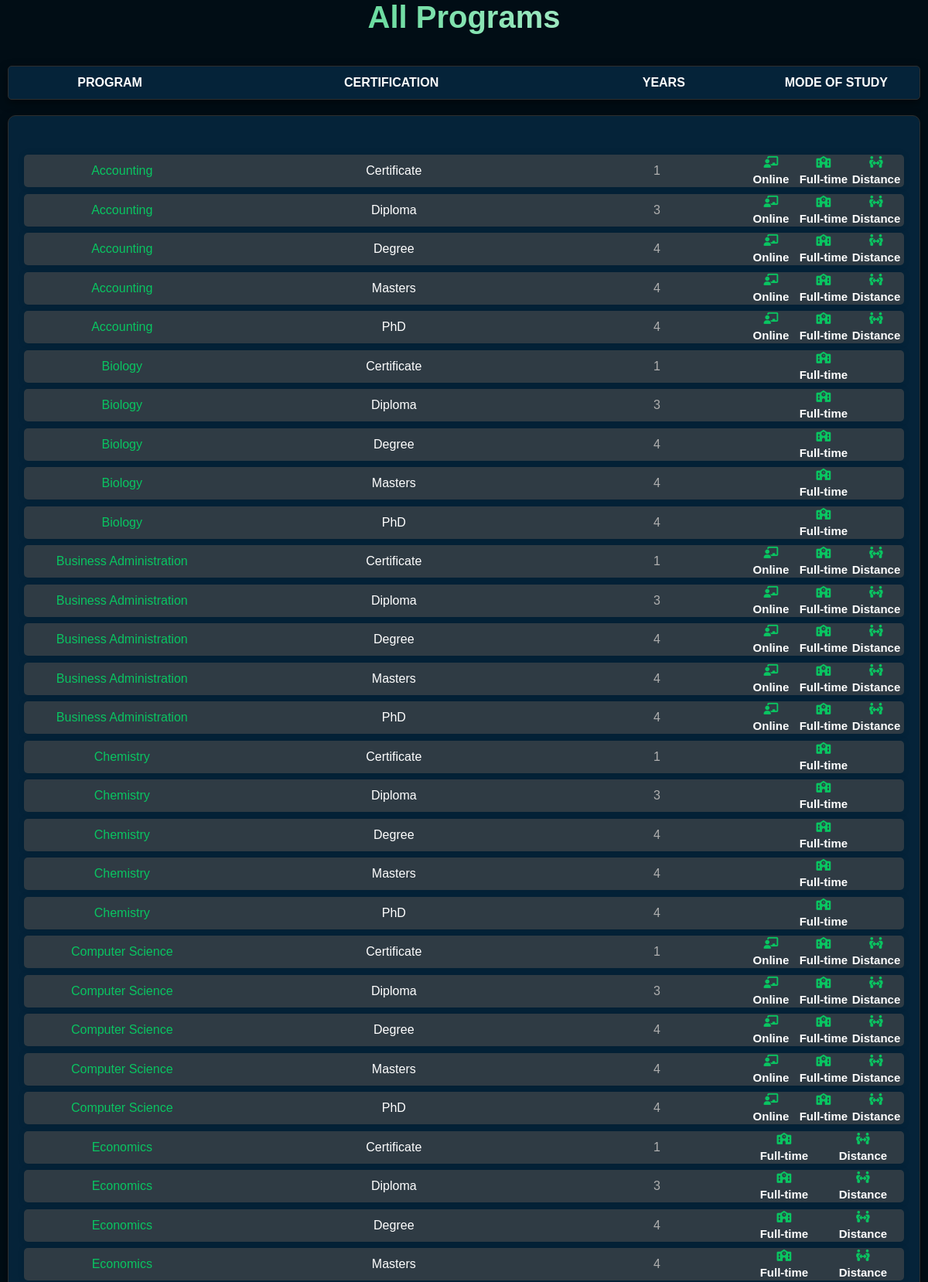
/allprograms.php (upper part), run on the app's committed database.
### tables this page shows
CREATE TABLE `allprograms` (
  `allprograms_id` int(11) NOT NULL AUTO_INCREMENT,
  `program_id` int(11) DEFAULT NULL,
  `certification_id` int(11) DEFAULT NULL,
  `years_of_study_id` int(11) DEFAULT NULL,
  `mood_id` int(11) DEFAULT NULL,
  PRIMARY KEY (`allprograms_id`),
  KEY `certification_id` (`certification_id`),
  KEY `program_id` (`program_id`),
  KEY `years_of_study_id` (`years_of_study_id`),
  KEY `mood_id` (`mood_id`),
  CONSTRAINT `allprograms_ibfk_1` FOREIGN KEY (`certification_id`) REFERENCES `certifications` (`certification_id`),
  CONSTRAINT `allprograms_ibfk_2` FOREIGN KEY (`program_id`) REFERENCES `programs` (`program_id`),
  CONSTRAINT `allprograms_ibfk_3` FOREIGN KEY (`years_of_study_id`) REFERENCES `years_of_study` (`years_of_study_id`),
  CONSTRAINT `allprograms_ibfk_4` FOREIGN KEY (`mood_id`) REFERENCES `mood_of_study` (`mood_id`)
);

CREATE TABLE `programs` (
  `program_id` int(11) NOT NULL AUTO_INCREMENT,
  `program_name` varchar(255) DEFAULT NULL,
  `department_id` int(11) DEFAULT NULL,
  PRIMARY KEY (`program_id`),
  KEY `department_id` (`department_id`),
  CONSTRAINT `programs_ibfk_1` FOREIGN KEY (`department_id`) REFERENCES `departments` (`department_id`)
);

CREATE TABLE `years_of_study` (
  `years_of_study_id` int(11) NOT NULL AUTO_INCREMENT,
  `year_number` int(11) NOT NULL CHECK (`year_number` in (1,2,3,4,5,6,7,8,9,10)),
  PRIMARY KEY (`years_of_study_id`)
);

### allprograms.php (the view, shortened to what this page needs)
<?php
$servername = "localhost";
$username = "root";
$password = "";
$dbname = "woods";
$conn = new mysqli($servername, $username, $password, $dbname);
$allprograms = "SELECT
  programs.program_name,
  GROUP_CONCAT(DISTINCT certifications.certification_name ORDER BY certifications.certification_name) AS certifications,
  years_of_study.year_number,
  mood_of_study.mood_name,
  allprograms.allprograms_id
FROM
  allprograms
JOIN
  programs ON allprograms.program_id = programs.program_id
JOIN
  certifications ON allprograms.certification_id = certifications.certification_id
JOIN
  years_of_study ON allprograms.years_of_study_id = years_of_study.years_of_study_id
JOIN
  mood_of_study ON allprograms.mood_id = mood_of_study.mood_id
GROUP BY
  programs.program_name,
  years_of_study.year_number,
  mood_of_study.mood_name,
  allprograms.allprograms_id
ORDER BY
  programs.program_name;
 ";
$result = $conn->query($allprograms);
?>
<!DOCTYPE html>
<html lang="en">
<head>
   <link rel="stylesheet" href="Resources/programsview.css?v=<?php echo time(); ?>">
   <link rel="stylesheet" href="Resources/fontawesome/css/solid.css">
   <link rel="stylesheet" href="Resources/fontawesome/webfonts/fa-solid-900.woff2">
   <link rel="stylesheet" href="Resources/fontawesome/css/all.css">
   <link rel="stylesheet" href="Resources/fontawesome/css/brands.css">
   <link rel="stylesheet" href="Resources/fontawesome/css/fontawesome.css">
   <link href="Resources/fontawesome/css/solid.css" rel="stylesheet" />
</head>
<body>
    <main>
        <div class="head">
            <h1>All Programs</h1>
        </div>
        <section class="container">
            <ul class="program-list program">
                <li class="titles">
                    <div class="p_name1">Program</div>
                    <div class="certification">Certification</div>
                    <div class="p_duration1">Years</div>
                    <div class="study_mood1">Mode of Study</div>
                </li>
            </ul>
<section class="edditing_part">
<div class="edditing_section">
            <ul class="program-list program">
                <?php
                if ($result->num_rows > 0) {
                    while($row = $result->fetch_assoc()) {
                        echo "<li>";
                        echo "<div class='program-name'>" . $row["program_name"] . "</div>";
                        echo "<div class='certification'>" . $row["certifications"] . "</div>";
                        echo "<div class='p_duration'>" . $row["year_number"] . "</div>";
                        echo "<div class='study_mood'>";
                        if ($row["mood_name"] == "Online") {
                            echo "<div class='online'>";
                            echo "<i class='fas fa-chalkboard-teacher'></i> ";
                            echo "Online ";
                            echo "</div>";
                        } elseif ($row["mood_name"] == "Full-time") {
                            echo "<div class='fulltime'>";
                            echo "<i class='fas fa-school'></i> ";
                            echo "Full-time ";
                            echo "</div>";
                        } elseif ($row["mood_name"] == "Distance") {
                            echo "<div class='distance'>";
                            echo "<i class='fa-solid fa-people-arrows'></i> ";
                            echo "Distance ";
                            echo "</div>";
                        } elseif ($row["mood_name"] == "All") {
                            echo "<div class='online'>";
                            echo "<i class='fas fa-chalkboard-teacher'></i> ";
                            echo "Online ";
                            echo "</div>";
                            echo "<div class='fulltime'>";
                            echo "<i class='fas fa-school'></i> ";
                            echo "Full-time ";
                            echo "</div>";
                            echo "<div class='distance'>";
                            echo "<i class='fa-solid fa-people-arrows'></i> ";
                            echo "Distance ";
                            echo "</div>";
                        } elseif ($row["mood_name"] == "Full-time and Distance") {
                            echo "<div class='fulltime'>";
                            echo "<i class='fas fa-school'></i> ";
                            echo "Full-time ";
                            echo "</div>";
                            echo "<div class='distance'>";
                            echo "<i class='fa-solid fa-people-arrows'></i> ";
                            echo "Distance ";
                            echo "</div>";
                        } else  {
                            echo "<div class='distance'>";
                            echo "<i class='fas fa-question'></i> ";
                            echo "</div>";
                        }
                        echo "</div>";
                        echo "</li>";
                    }
                } else {
                    echo "<li>No results found</li>";
                }
                ?>
            </ul>
            </div>
            </section>
        </section>
    </main>
</body>
</html>

### Resources/programsview.css (style rules this page uses)
* { margin: 0; padding: 0; box-sizing: border-box; }
body { background: #010d15; font-family: Arial, sans-serif; }
.head { text-align: center; align-content: center; }
.head h1 { font-size: 40px; font-weight: 800; color: #09c561; }
.head h1 { background: linear-gradient(90deg, #09c561, #ffffff, #09c561, #ffffff); background-size: 300%; -webkit-background-clip: text; -webkit-text-fill-color: transparent; animation: colorFlow 2s linear infinite; }
.edditing_part { width: 100%; margin: 20px auto; display: flex; flex-direction: column; gap: 20px; }
.edditing_section { background-color: #052339; border: 1px solid #2e2e2e; border-radius: 10px; padding: 20px; box-shadow: 0 4px 12px rgba(0, 0, 0, 0.5); }
.container { max-width: 1200px; margin: 0 auto; padding: 10px; }
.program-list { list-style-type: none; padding: 0; }
.program { margin-top: 30px; color: #ffffff; }
.program-list li { background-color: #4d4d4d96; color: #b0b0b0; margin: 8.5px 0; padding: 2px; border-radius: 5px; box-shadow: 0 0 10px rgba(0, 0, 0, 0.1); display: flex; flex-direction: row; overflow-wrap: inherit; }
.program-list li i { font-size: 15px; color: #09c561; }
.program-list .titles { color: #ffffff; font-weight: 800; text-transform: uppercase; background-color: #052339; border: 1px solid #2e2e2e; box-shadow: 0 4px 12px rgba(0, 0, 0, 0.5); }
.p_name1 { flex: 1 1 21%; padding: 10px; text-align: center; align-content: center; }
.p_duration1 { width: 20%; text-align: center; align-content: center; }
.program li .study_mood1 { width: 18%; text-align: center; align-content: center; }
.program-name { flex: 1 1 20%; padding: 10px; text-align: center; align-content: center; color: #09c561; }
.program li .certification { width: 40%; text-align: center; align-content: center; color: #ffffff; }
.p_duration { width: 20%; text-align: center; align-content: center; color: #b0b0b0; }
.program li .study_mood { width: 18%; display: flex; flex-direction: row; text-align: center; align-content: center; }
.online, .fulltime, .distance { width: 100%; height: 100%; margin: auto; display: flex; flex-direction: column; font-size: 15px; font-weight: 600; justify-content: space-between; align-content: center; text-align: center; color: #ffffff; }

### data on the page
allprograms: program.program_name "Accounting", certifications "Certificate", years_of_study.year_number "1", shows "Online"
allprograms: program.program_name "Accounting", certifications "Diploma", years_of_study.year_number "3", shows "Online"
allprograms: program.program_name "Accounting", certifications "Degree", years_of_study.year_number "4", shows "Online"
allprograms: program.program_name "Accounting", certifications "Masters", years_of_study.year_number "4", shows "Online"
allprograms: program.program_name "Accounting", certifications "PhD", years_of_study.year_number "4", shows "Online"
allprograms: program.program_name "Biology", certifications "Certificate", years_of_study.year_number "1", shows "Full-time"
allprograms: program.program_name "Biology", certifications "Diploma", years_of_study.year_number "3", shows "Full-time"
allprograms: program.program_name "Biology", certifications "Degree", years_of_study.year_number "4", shows "Full-time"
allprograms: program.program_name "Biology", certifications "Masters", years_of_study.year_number "4", shows "Full-time"
allprograms: program.program_name "Biology", certifications "PhD", years_of_study.year_number "4", shows "Full-time"
allprograms: program.program_name "Business Administration", certifications "Certificate", years_of_study.year_number "1", shows "Online"
allprograms: program.program_name "Business Administration", certifications "Diploma", years_of_study.year_number "3", shows "Online"
allprograms: program.program_name "Business Administration", certifications "Degree", years_of_study.year_number "4", shows "Online"
allprograms: program.program_name "Business Administration", certifications "Masters", years_of_study.year_number "4", shows "Online"
allprograms: program.program_name "Business Administration", certifications "PhD", years_of_study.year_number "4", shows "Online"
allprograms: program.program_name "Chemistry", certifications "Certificate", years_of_study.year_number "1", shows "Full-time"
allprograms: program.program_name "Chemistry", certifications "Diploma", years_of_study.year_number "3", shows "Full-time"
allprograms: program.program_name "Chemistry", certifications "Degree", years_of_study.year_number "4", shows "Full-time"
allprograms: program.program_name "Chemistry", certifications "Masters", years_of_study.year_number "4", shows "Full-time"
allprograms: program.program_name "Chemistry", certifications "PhD", years_of_study.year_number "4", shows "Full-time"
allprograms: program.program_name "Computer Science", certifications "Certificate", years_of_study.year_number "1", shows "Online"
allprograms: program.program_name "Computer Science", certifications "Diploma", years_of_study.year_number "3", shows "Online"
allprograms: program.program_name "Computer Science", certifications "Degree", years_of_study.year_number "4", shows "Online"
allprograms: program.program_name "Computer Science", certifications "Masters", years_of_study.year_number "4", shows "Online"
allprograms: program.program_name "Computer Science", certifications "PhD", years_of_study.year_number "4", shows "Online"
allprograms: program.program_name "Economics", certifications "Certificate", years_of_study.year_number "1", shows "Full-time"
allprograms: program.program_name "Economics", certifications "Diploma", years_of_study.year_number "3", shows "Full-time"
allprograms: program.program_name "Economics", certifications "Degree", years_of_study.year_number "4", shows "Full-time"
allprograms: program.program_name "Economics", certifications "Masters", years_of_study.year_number "4", shows "Full-time"
